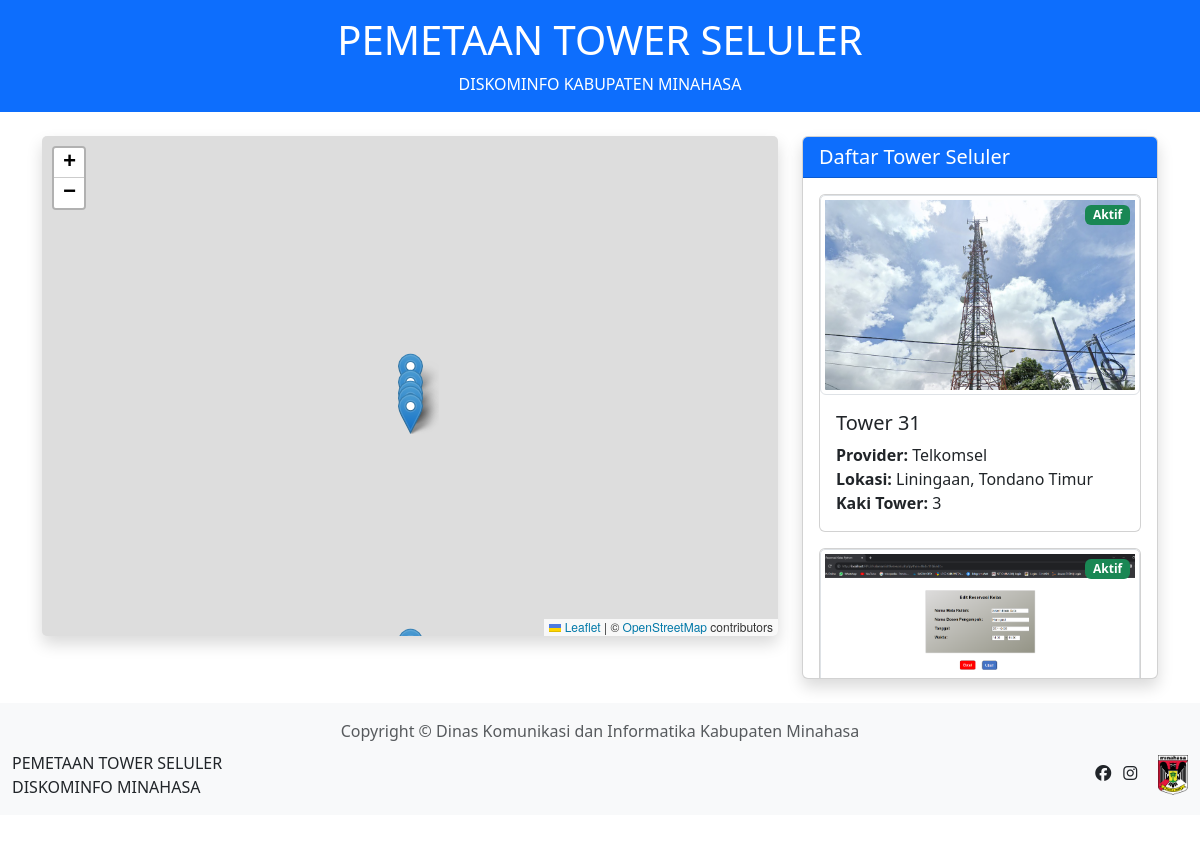
/detail_towerdb.php, run on the app's committed database.
### tables this page shows
CREATE TABLE `tower` (
  `id_tower` int(11) NOT NULL,
  `gambar` varchar(255) NOT NULL,
  `status` varchar(20) NOT NULL,
  `provider` varchar(50) NOT NULL,
  `lokasi` varchar(150) NOT NULL,
  `jml_kaki` int(1) NOT NULL,
  `lintang` float NOT NULL,
  `bujur` float(20,0) NOT NULL
);

### detail_towerdb.php (the view, shortened to what this page needs)
<?php
$host = '127.0.0.1';
$dbname = 'tower_kominfo';
$username = 'root';
$password = '';
try {
    $pdo = new PDO("mysql:host=$host;dbname=$dbname", $username, $password);
    $pdo->setAttribute(PDO::ATTR_ERRMODE, PDO::ERRMODE_EXCEPTION);
} catch (PDOException $e) {
    die("Database connection failed: " . $e->getMessage());
}
$stmt = $pdo->query("SELECT * FROM tower");
$towers = $stmt->fetchAll(PDO::FETCH_ASSOC);
?>
<!DOCTYPE html>
<html lang="en">
<head>
    <link href="https://cdn.jsdelivr.net/npm/bootstrap@5.3.0/dist/css/bootstrap.min.css" rel="stylesheet">
    <link rel="stylesheet" href="https://unpkg.com/leaflet@1.7.1/dist/leaflet.css" />
</head>
<body>
    <div class="container-fluid bg-primary text-white py-3">
        <div class="container">
            <h1 class="text-center">PEMETAAN TOWER SELULER</h1>
            <p class="text-center mb-0">DISKOMINFO KABUPATEN MINAHASA</p>
        </div>
    </div>
    <div class="container py-4">
        <div class="row">
            <div class="col-md-8">
                <div id="map" class="shadow mb-4"></div>
            </div>
            <div class="col-md-4">
                <div class="card shadow">
                    <div class="card-header bg-primary text-white">
                        <h5 class="mb-0">Daftar Tower Seluler</h5>
                    </div>
                    <div class="card-body" style="max-height: 500px; overflow-y: auto;">
                        <?php foreach ($towers as $tower): ?>
                            <div class="card mb-3 tower-card"
                                 onclick="flyTo(<?= $tower['lintang'] ?>, <?= $tower['bujur'] ?>)"
                                 style="cursor: pointer;">
                                <div class="position-relative">
                                    <img src="uploads/<?= $tower['gambar'] ?>" class="card-img-top img-thumbnail" alt="Tower Image">
                                    <span class="badge <?= $tower['status'] == 'Aktif' ? 'bg-success' : 'bg-danger' ?> status-badge">
                                        <?= $tower['status'] ?>
                                    </span>
                                </div>
                                <div class="card-body">
                                    <h5 class="card-title">Tower <?= $tower['id_tower'] ?></h5>
                                    <p class="card-text">
                                        <strong>Provider:</strong> <?= $tower['provider'] ?><br>
                                        <strong>Lokasi:</strong> <?= $tower['lokasi'] ?><br>
                                        <strong>Kaki Tower:</strong> <?= $tower['jml_kaki'] ?>
                                    </p>
                                </div>
                            </div>
                        <?php endforeach; ?>
                    </div>
                </div>
            </div>
        </div>
    </div>
    <footer class="py-3 bg-light">
        <div class="container-fluid">
            <div class="row">
                <div class="col-12 text-center">
                    <span class="text-dark opacity-75">Copyright © Dinas Komunikasi dan Informatika Kabupaten Minahasa</span>
                </div>
            </div>
            <div class="row mt-2 justify-content-between align-items-center">
                <div class="col-md-6 text-center text-md-start">
                    <p class="mb-0">PEMETAAN TOWER SELULER<br>DISKOMINFO MINAHASA</p>
                </div>
                <div class="col-md-6 text-center text-md-end mt-2 mt-md-0">
                    <div class="d-inline-block me-3">
                        <a href="#" class="text-dark me-2"><i class="fab fa-facebook"></i></a>
                        <a href="#" class="text-dark"><i class="fab fa-instagram"></i></a>
                    </div>
                    <div class="d-inline-block">
                        <img src="minahasa.png" alt="Logo Minahasa" style="height: 40px;">
                    </div>
                </div>
            </div>
        </div>
    </footer>
</body>
</html>

### detail_towerdb.php (style rules this page uses)
#map { height: 500px; border-radius: 5px; }
.tower-card { transition: transform 0.2s; }
.img-thumbnail { height: 200px; object-fit: cover; }
.status-badge { position: absolute; top: 10px; right: 10px; }

### data on the page
tower: gambar (picture), status "Aktif", id_tower "31", provider "Telkomsel", lokasi "Liningaan, Tondano Timur", jml_kaki "3"
tower: gambar (picture), status "Aktif"
